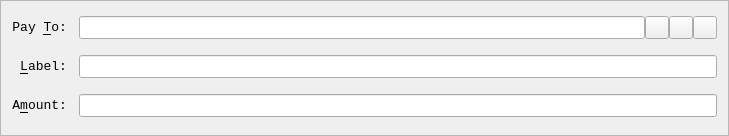
<?xml version="1.0" encoding="UTF-8"?>
<ui version="4.0">
 <class>SendCoinsEntry</class>
 <widget class="QFrame" name="SendCoinsEntry">
  <property name="geometry">
   <rect>
    <x>0</x>
    <y>0</y>
    <width>729</width>
    <height>136</height>
   </rect>
  </property>
  <property name="font">
   <font>
    <family>Consolas</family>
    <pointsize>10</pointsize>
   </font>
  </property>
  <property name="windowTitle">
   <string>Form</string>
  </property>
  <property name="frameShape">
   <enum>QFrame::StyledPanel</enum>
  </property>
  <property name="frameShadow">
   <enum>QFrame::Sunken</enum>
  </property>
  <layout class="QGridLayout" name="gridLayout">
   <property name="spacing">
    <number>12</number>
   </property>
   <item row="5" column="0">
    <widget class="QLabel" name="label">
     <property name="text">
      <string>A&amp;mount:</string>
     </property>
     <property name="alignment">
      <set>Qt::AlignRight|Qt::AlignTrailing|Qt::AlignVCenter</set>
     </property>
     <property name="buddy">
      <cstring>payAmount</cstring>
     </property>
    </widget>
   </item>
   <item row="3" column="0">
    <widget class="QLabel" name="label_2">
     <property name="text">
      <string>Pay &amp;To:</string>
     </property>
     <property name="alignment">
      <set>Qt::AlignRight|Qt::AlignTrailing|Qt::AlignVCenter</set>
     </property>
     <property name="buddy">
      <cstring>payTo</cstring>
     </property>
    </widget>
   </item>
   <item row="5" column="1">
    <widget class="BitcoinAmountField" name="payAmount"/>
   </item>
   <item row="4" column="0">
    <widget class="QLabel" name="label_4">
     <property name="text">
      <string>&amp;Label:</string>
     </property>
     <property name="alignment">
      <set>Qt::AlignRight|Qt::AlignTrailing|Qt::AlignVCenter</set>
     </property>
     <property name="buddy">
      <cstring>addAsLabel</cstring>
     </property>
    </widget>
   </item>
   <item row="3" column="1">
    <layout class="QHBoxLayout" name="payToLayout">
     <property name="spacing">
      <number>0</number>
     </property>
     <item>
      <widget class="QValidatedLineEdit" name="payTo">
       <property name="toolTip">
        <string>The address to send the payment to (e.g. eH13UjuHSQ2wovNJucwSFg7nw7FNvE15Zt)</string>
       </property>
       <property name="maxLength">
        <number>34</number>
       </property>
      </widget>
     </item>
     <item>
      <widget class="QToolButton" name="addressBookButton">
       <property name="toolTip">
        <string>Choose address from address book</string>
       </property>
       <property name="text">
        <string/>
       </property>
       <property name="icon">
        <iconset resource="../bitcoin.qrc">
         <normaloff>:/icons/address-book</normaloff>:/icons/address-book</iconset>
       </property>
       <property name="shortcut">
        <string>Alt+A</string>
       </property>
      </widget>
     </item>
     <item>
      <widget class="QToolButton" name="pasteButton">
       <property name="toolTip">
        <string>Paste address from clipboard</string>
       </property>
       <property name="text">
        <string/>
       </property>
       <property name="icon">
        <iconset resource="../bitcoin.qrc">
         <normaloff>:/icons/editpaste</normaloff>:/icons/editpaste</iconset>
       </property>
       <property name="shortcut">
        <string>Alt+P</string>
       </property>
      </widget>
     </item>
     <item>
      <widget class="QToolButton" name="deleteButton">
       <property name="toolTip">
        <string>Remove this recipient</string>
       </property>
       <property name="text">
        <string/>
       </property>
       <property name="icon">
        <iconset resource="../bitcoin.qrc">
         <normaloff>:/icons/remove</normaloff>:/icons/remove</iconset>
       </property>
      </widget>
     </item>
    </layout>
   </item>
   <item row="4" column="1">
    <widget class="QValidatedLineEdit" name="addAsLabel">
     <property name="toolTip">
      <string>Enter a label for this address to add it to your address book</string>
     </property>
    </widget>
   </item>
  </layout>
 </widget>
 <customwidgets>
  <customwidget>
   <class>QValidatedLineEdit</class>
   <extends>QLineEdit</extends>
   <header>qvalidatedlineedit.h</header>
  </customwidget>
  <customwidget>
   <class>BitcoinAmountField</class>
   <extends>QLineEdit</extends>
   <header>bitcoinamountfield.h</header>
   <container>1</container>
  </customwidget>
 </customwidgets>
 <resources>
  <include location="../bitcoin.qrc"/>
 </resources>
 <connections/>
</ui>
